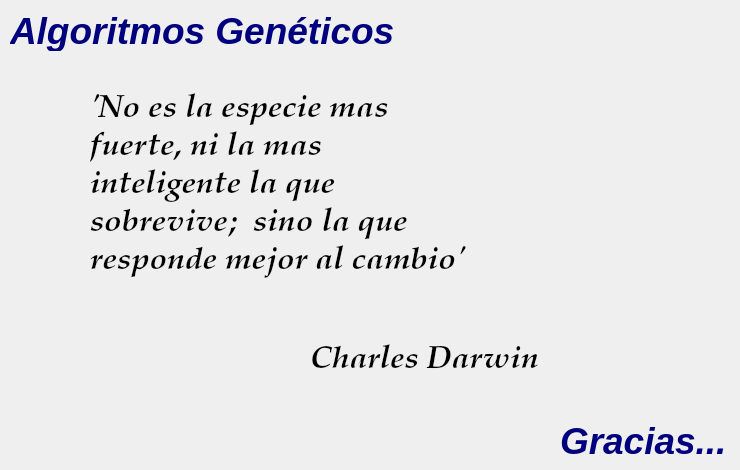
      <widget class="QWidget" name="page_3">
       <widget class="QLabel" name="label_35">
        <property name="geometry">
         <rect>
          <x>10</x>
          <y>10</y>
          <width>401</width>
          <height>41</height>
         </rect>
        </property>
        <property name="font">
         <font>
          <family>MS Sans Serif</family>
          <pointsize>28</pointsize>
          <weight>75</weight>
          <italic>true</italic>
          <bold>true</bold>
         </font>
        </property>
        <property name="text">
         <string>&lt;html&gt;&lt;head/&gt;&lt;body&gt;&lt;p&gt;&lt;span style=&quot; color:#00007f;&quot;&gt;Algoritmos Genéticos&lt;/span&gt;&lt;/p&gt;&lt;/body&gt;&lt;/html&gt;</string>
        </property>
       </widget>
       <widget class="QLabel" name="label_36">
        <property name="geometry">
         <rect>
          <x>90</x>
          <y>80</y>
          <width>391</width>
          <height>211</height>
         </rect>
        </property>
        <property name="font">
         <font>
          <family>Palatino Linotype</family>
          <pointsize>24</pointsize>
          <weight>75</weight>
          <italic>true</italic>
          <bold>true</bold>
         </font>
        </property>
        <property name="text">
         <string>'No es la especie mas fuerte, ni la mas inteligente la que sobrevive;  sino la que responde mejor al cambio'</string>
        </property>
        <property name="scaledContents">
         <bool>false</bool>
        </property>
        <property name="wordWrap">
         <bool>true</bool>
        </property>
       </widget>
       <widget class="QLabel" name="label_37">
        <property name="geometry">
         <rect>
          <x>310</x>
          <y>330</y>
          <width>261</width>
          <height>61</height>
         </rect>
        </property>
        <property name="font">
         <font>
          <family>Palatino Linotype</family>
          <pointsize>24</pointsize>
          <weight>75</weight>
          <italic>true</italic>
          <bold>true</bold>
         </font>
        </property>
        <property name="text">
         <string>Charles Darwin</string>
        </property>
        <property name="scaledContents">
         <bool>false</bool>
        </property>
        <property name="wordWrap">
         <bool>true</bool>
        </property>
       </widget>
       <widget class="QLabel" name="label_38">
        <property name="geometry">
         <rect>
          <x>560</x>
          <y>420</y>
          <width>171</width>
          <height>41</height>
         </rect>
        </property>
        <property name="font">
         <font>
          <family>MS Sans Serif</family>
          <pointsize>28</pointsize>
          <weight>75</weight>
          <italic>true</italic>
          <bold>true</bold>
         </font>
        </property>
        <property name="text">
         <string>&lt;html&gt;&lt;head/&gt;&lt;body&gt;&lt;p&gt;&lt;span style=&quot; color:#00007f;&quot;&gt;Gracias...&lt;/span&gt;&lt;/p&gt;&lt;/body&gt;&lt;/html&gt;</string>
        </property>
       </widget>
      </widget>
